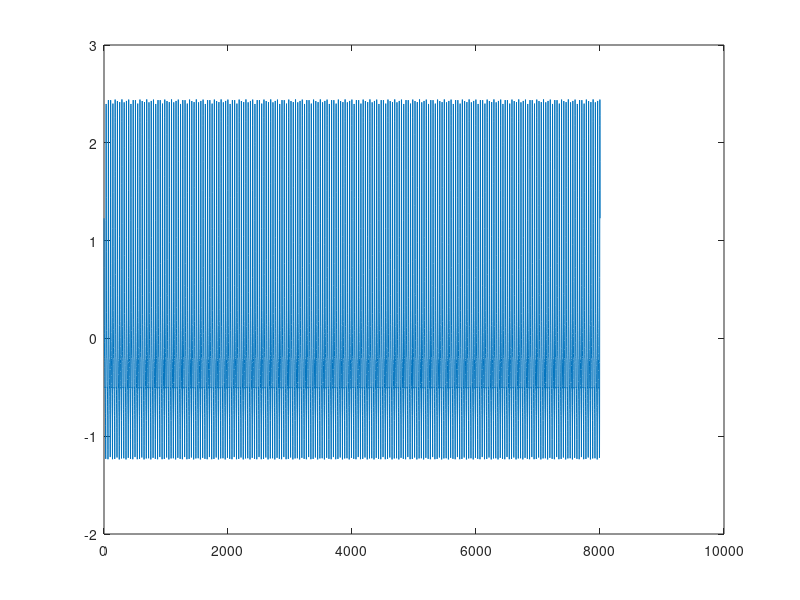

Write MATLAB code to recreate this figure.
close all
clear vars
clc

A = [1.0, 0.75, 0.5, 0.25, 0.125];
F = [220, 440, 660, 880, 1100];
P = [0, 45, 90, 135, 180] .* pi ./ 180;  % convert to radians
F_s = 8000;
T_s = 1/F_s;
t = 0:T_s:1;


x6 = sum(A' .* cos(2 * pi * F' .* t + P'));
plot(x6);
